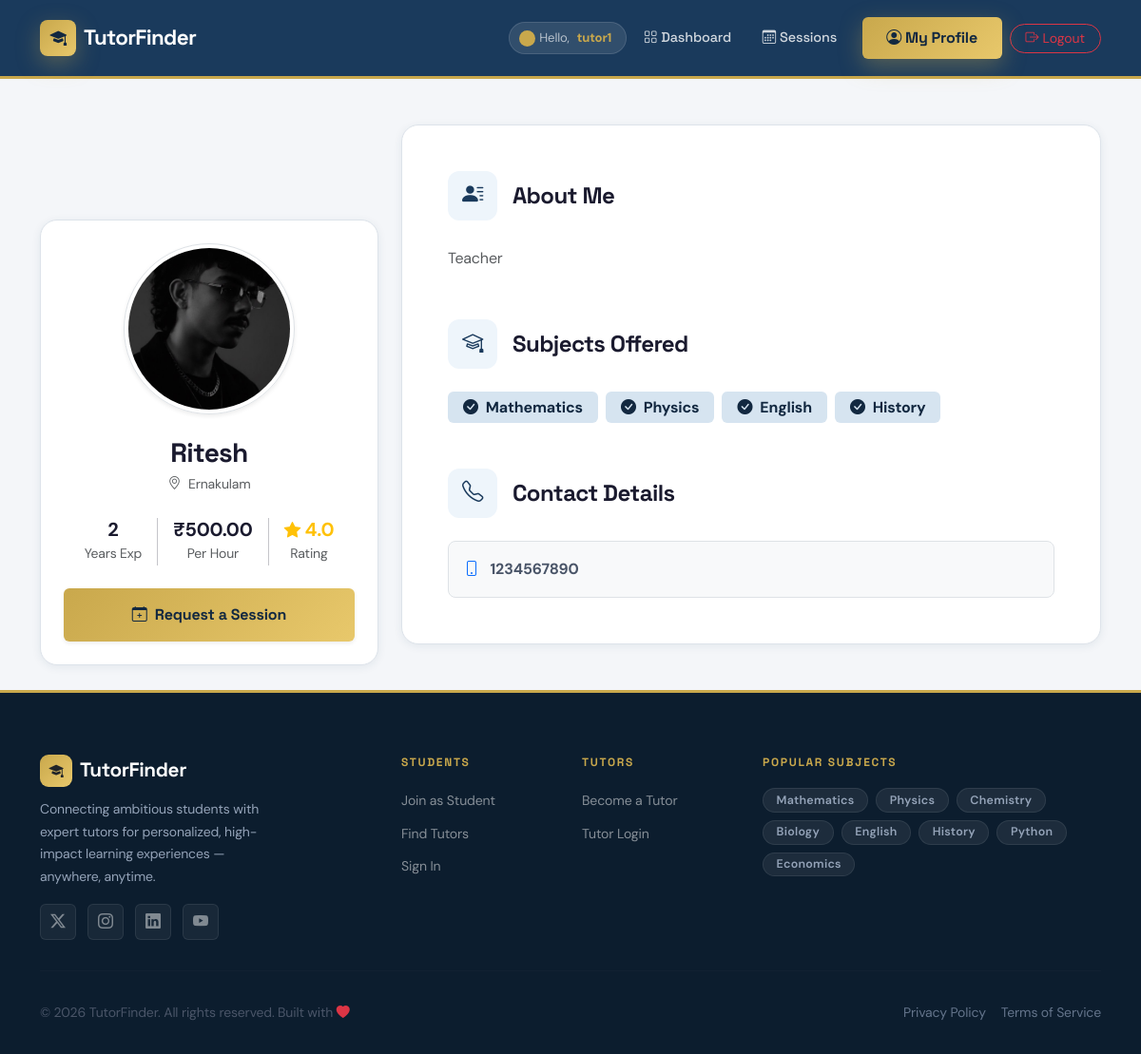
/tutor/1/ (signed in), run on the app's committed database.
### users/models.py (models this page shows, shortened)
class User(AbstractUser):
    ROLE_CHOICES = (
        ('student', 'Student'),
        ('tutor', 'Tutor'),
    )
    role = models.CharField(max_length=10, choices=ROLE_CHOICES)

class TutorProfile(models.Model):
    user = models.OneToOneField(User, on_delete=models.CASCADE)
    full_name = models.CharField(max_length=255, default="Unknown")
    phone_number = models.CharField(max_length=15, blank=True, null=True)
    profile_picture = models.ImageField(upload_to='profile_pics/tutors/', blank=True, null=True)
    subjects_taught = models.ManyToManyField(Subject, related_name="tutors")
    experience = models.IntegerField(default=0)
    rating = models.FloatField(default=0.0)
    location = models.CharField(max_length=255, blank=True, null=True)
    bio = models.TextField(blank=True, null=True)
    date_of_birth = models.DateField(blank=True, null=True)
    address = models.TextField(blank=True, null=True, default="")
    age = models.IntegerField(blank=True, null=True, default=0)
    hourly_rate = models.DecimalField(max_digits=6, decimal_places=2, blank=True, null=True)
    latitude = models.FloatField(null=True, blank=True)
    longitude = models.FloatField(null=True, blank=True)

class Subject(models.Model):
    name = models.CharField(max_length=100, unique=True)

### users/views.py (the view)
# urls.py: path("tutor/<int:tutor_id>/", views.view_tutor_profile, name="view_tutor_profile"),
def view_tutor_profile(request, tutor_id):
    tutor = get_object_or_404(TutorProfile, id=tutor_id)
    return render(request, "users/view_tutor.html", {"tutor": tutor})

### users/context_processors.py (called while the page is built)
def tutor_profile_processor(request):
    if request.user.is_authenticated and hasattr(request.user, 'tutorprofile'):
        return {'profile': request.user.tutorprofile}
    return {}

### templates/users/view_tutor.html (shortened to what this page needs)
{% extends "base.html" %}
{% block content %}
<div class="container py-5">
    <div class="row g-4">
        <div class="col-lg-4">
            <div class="custom-card p-4 text-center sticky-top" style="top: 100px; z-index: 10;">
                <div class="mb-4">
                    {% if tutor.profile_picture %}
                    <img src="{{ tutor.profile_picture.url }}" alt="Profile" class="avatar-lg shadow-sm border p-1"
                        style="width: 180px; height: 180px;">
                    {% else %}
                    <div class="avatar-lg bg-light d-flex align-items-center justify-content-center mx-auto border shadow-sm"
                        style="width: 180px; height: 180px;">
                        <i class="bi bi-person text-secondary fs-1"></i>
                    </div>
                    {% endif %}
                </div>
                <h3 class="fw-bold mb-1">{{ tutor.full_name }}</h3>
                <p class="text-muted small mb-4">
                    <i class="bi bi-geo-alt me-1"></i>
                    {{ tutor.location|default:"Global" }}
                </p>
                <div class="d-flex justify-content-center align-items-center gap-3 mb-4">
                    <div class="text-center">
                        <div class="h5 fw-bold mb-0">{{ tutor.experience }}</div>
                        <small class="text-muted">Years Exp</small>
                    </div>
                    <div class="text-center">
                        <div class="h5 fw-bold mb-0">₹{{ tutor.hourly_rate }}</div>
                        <small class="text-muted">Per Hour</small>
                    </div>
                    <div class="text-center">
                        <div class="h5 fw-bold mb-0 text-warning">
                            <i class="bi bi-star-fill small"></i> {{ tutor.rating }}
                        </div>
                        <small class="text-muted">Rating</small>
                    </div>
                </div>
                <div class="d-grid gap-2">
                    <a href="{% url 'request_session' tutor.id %}"
                        class="btn btn-primary-custom py-3 fw-bold shadow-sm">
                        <i class="bi bi-calendar-plus me-2"></i>Request a Session
                    </a>
                </div>
            </div>
        </div>
        <div class="col-lg-8">
            <div class="custom-card p-4 p-md-5">
                <section class="mb-5">
                    <h4 class="fw-bold mb-4 d-flex align-items-center">
                        <span class="card-icon me-3"><i class="bi bi-person-lines-fill"></i></span>About Me
                    </h4>
                    <p class="text-dark opacity-75 lh-lg">
                        {{ tutor.bio|default:"Ready to help you learn!" }}
                    </p>
                </section>
                <section class="mb-5">
                    <h4 class="fw-bold mb-4 d-flex align-items-center">
                        <span class="card-icon me-3"><i class="bi bi-mortarboard"></i></span>Subjects Offered
                    </h4>
                    <div class="d-flex flex-wrap gap-2">
                        {% for subject in tutor.subjects_taught.all %}
                        <span class="badge badge-primary-soft fs-6 px-3 py-2">
                            <i class="bi bi-check-circle-fill me-2"></i>{{ subject.name }}
                        </span>
                        {% empty %}
                        <p class="text-muted">No specific subjects listed.</p>
                        {% endfor %}
                    </div>
                </section>
                <section>
                    <h4 class="fw-bold mb-4 d-flex align-items-center">
                        <span class="card-icon me-3"><i class="bi bi-telephone"></i></span>Contact Details
                    </h4>
                    <div class="p-3 border rounded-3 bg-light">
                        <p class="mb-0 fw-bold">
                            <i class="bi bi-phone text-primary me-2"></i>
                            {{ tutor.phone_number|default:"Contact via Request" }}
                        </p>
                    </div>
                </section>
            </div>
        </div>
    </div>
</div>
{% endblock %}

### templates/base.html (shortened to what this page needs)
{% load static %}
<!DOCTYPE html>
<html lang="en">
<head>
    <link href="https://cdn.jsdelivr.net/npm/bootstrap@5.3.0/dist/css/bootstrap.min.css" rel="stylesheet">
    <link rel="stylesheet" href="https://cdn.jsdelivr.net/npm/bootstrap-icons@1.11.3/font/bootstrap-icons.min.css">
    <link rel="stylesheet" href="https://unpkg.com/aos@2.3.4/dist/aos.css">
    <link rel="stylesheet" href="{% static 'css/style.css' %}">
</head>
<body>
    <nav class="navbar navbar-expand-lg sticky-top" id="mainNav">
        <div class="container">
            <a class="navbar-brand" href="{% url 'home' %}">
                <span class="brand-icon">
                    <i class="bi bi-mortarboard-fill"></i>
                </span>
                TutorFinder
            </a>
            <div class="collapse navbar-collapse" id="navbarNav">
                <ul class="navbar-nav ms-auto align-items-center gap-1">
                    {% if user.is_authenticated %}
                    <li class="nav-item">
                        <span class="nav-user-greeting d-flex align-items-center gap-2">
                            <span class="live-dot"></span>
                            Hello, <strong>{{ user.username }}</strong>
                        </span>
                    </li>
                    {% if request.user.role == 'tutor' %}
                    <li class="nav-item">
                        <a class="nav-link" href="{% url 'tutor_dashboard' %}">
                            <i class="bi bi-grid me-1"></i>Dashboard
                        </a>
                    </li>
                    <li class="nav-item">
                        <a class="nav-link" href="{% url 'tutor_sessions' %}">
                            <i class="bi bi-calendar3 me-1"></i>Sessions
                        </a>
                    </li>
                    <li class="nav-item ms-2">
                        <a class="btn btn-primary-custom" href="{% url 'tutor_profile' %}">
                            <i class="bi bi-person-circle me-1"></i>My Profile
                        </a>
                    </li>
                    {% endif %}
                    <li class="nav-item ms-1">
                        <form action="{% url 'logout' %}" method="post" class="d-inline">
                            <button type="submit" class="btn btn-sm btn-outline-danger rounded-pill px-3">
                                <i class="bi bi-box-arrow-right me-1"></i>Logout
                            </button>
                        </form>
                    </li>
                    {% endif %}
                </ul>
            </div>
        </div>
    </nav>
    <main class="main-content" id="main-content">
        {% block content %}{% endblock %}
    </main>
    <footer class="footer">
        <div class="container">
            <div class="row g-4">
                <div class="col-lg-4 col-md-6">
                    <div class="footer-brand">
                        <span
                            style="background:var(--grad-accent);width:34px;height:34px;border-radius:9px;display:inline-flex;align-items:center;justify-content:center;">
                            <i class="bi bi-mortarboard-fill text-dark" style="font-size:.95rem;"></i>
                        </span>
                        TutorFinder
                    </div>
                    <p class="small" style="color:#94a3b8;line-height:1.7;max-width:260px;">
                        Connecting ambitious students with expert tutors for personalized, high-impact learning
                        experiences — anywhere, anytime.
                    </p>
                    <div class="social-links mt-3">
                        <a href="#" class="social-link" title="Twitter"><i class="bi bi-twitter-x"></i></a>
                        <a href="#" class="social-link" title="Instagram"><i class="bi bi-instagram"></i></a>
                        <a href="#" class="social-link" title="LinkedIn"><i class="bi bi-linkedin"></i></a>
                        <a href="#" class="social-link" title="YouTube"><i class="bi bi-youtube"></i></a>
                    </div>
                </div>
                <div class="col-lg-2 col-md-6 col-6">
                    <p class="footer-heading">Students</p>
                    <ul class="footer-links">
                        <li><a href="{% url 'student_register' %}">Join as Student</a></li>
                        <li><a href="{% url 'search_tutors' %}">Find Tutors</a></li>
                        <li><a href="{% url 'login' %}">Sign In</a></li>
                    </ul>
                </div>
                <div class="col-lg-2 col-md-6 col-6">
                    <p class="footer-heading">Tutors</p>
                    <ul class="footer-links">
                        <li><a href="{% url 'tutor_register' %}">Become a Tutor</a></li>
                        <li><a href="{% url 'login' %}">Tutor Login</a></li>
                    </ul>
                </div>
                <div class="col-lg-4 col-md-6">
                    <p class="footer-heading">Popular Subjects</p>
                    <div class="d-flex flex-wrap gap-2">
                        <span class="badge badge-custom"
                            style="background:rgba(255,255,255,.07);color:#94a3b8;border:1px solid rgba(255,255,255,.08);">Mathematics</span>
                        <span class="badge badge-custom"
                            style="background:rgba(255,255,255,.07);color:#94a3b8;border:1px solid rgba(255,255,255,.08);">Physics</span>
                        <span class="badge badge-custom"
                            style="background:rgba(255,255,255,.07);color:#94a3b8;border:1px solid rgba(255,255,255,.08);">Chemistry</span>
                        <span class="badge badge-custom"
                            style="background:rgba(255,255,255,.07);color:#94a3b8;border:1px solid rgba(255,255,255,.08);">Biology</span>
                        <span class="badge badge-custom"
                            style="background:rgba(255,255,255,.07);color:#94a3b8;border:1px solid rgba(255,255,255,.08);">English</span>
                        <span class="badge badge-custom"
                            style="background:rgba(255,255,255,.07);color:#94a3b8;border:1px solid rgba(255,255,255,.08);">History</span>
                        <span class="badge badge-custom"
                            style="background:rgba(255,255,255,.07);color:#94a3b8;border:1px solid rgba(255,255,255,.08);">Python</span>
                        <span class="badge badge-custom"
                            style="background:rgba(255,255,255,.07);color:#94a3b8;border:1px solid rgba(255,255,255,.08);">Economics</span>
                    </div>
                </div>
            </div>
            <hr class="footer-divider">
            <div class="d-flex flex-column flex-md-row justify-content-between align-items-center gap-2 small"
                style="color:#64748b;">
                <p class="mb-0">&copy; 2026 TutorFinder. All rights reserved. Built with <i
                        class="bi bi-heart-fill text-danger"></i></p>
                <div class="d-flex gap-3">
                    <a href="#" style="color:#64748b;" class="transition-all" onmouseover="this.style.color='#10b981'"
                        onmouseout="this.style.color='#64748b'">Privacy Policy</a>
                    <a href="#" style="color:#64748b;" class="transition-all" onmouseover="this.style.color='#10b981'"
                        onmouseout="this.style.color='#64748b'">Terms of Service</a>
                </div>
            </div>
        </div>
    </footer>
</body>
</html>

### data on the page
User: username "tutor1"
TutorProfile: profile_picture (placeholder picture), full_name "Ritesh", location "Ernakulam", experience "2", hourly_rate "500.00", rating "4.0", bio "Teacher", phone_number "1234567890"
Subject: name "Mathematics"
Subject: name "Physics"
Subject: name "English"
Subject: name "History"
